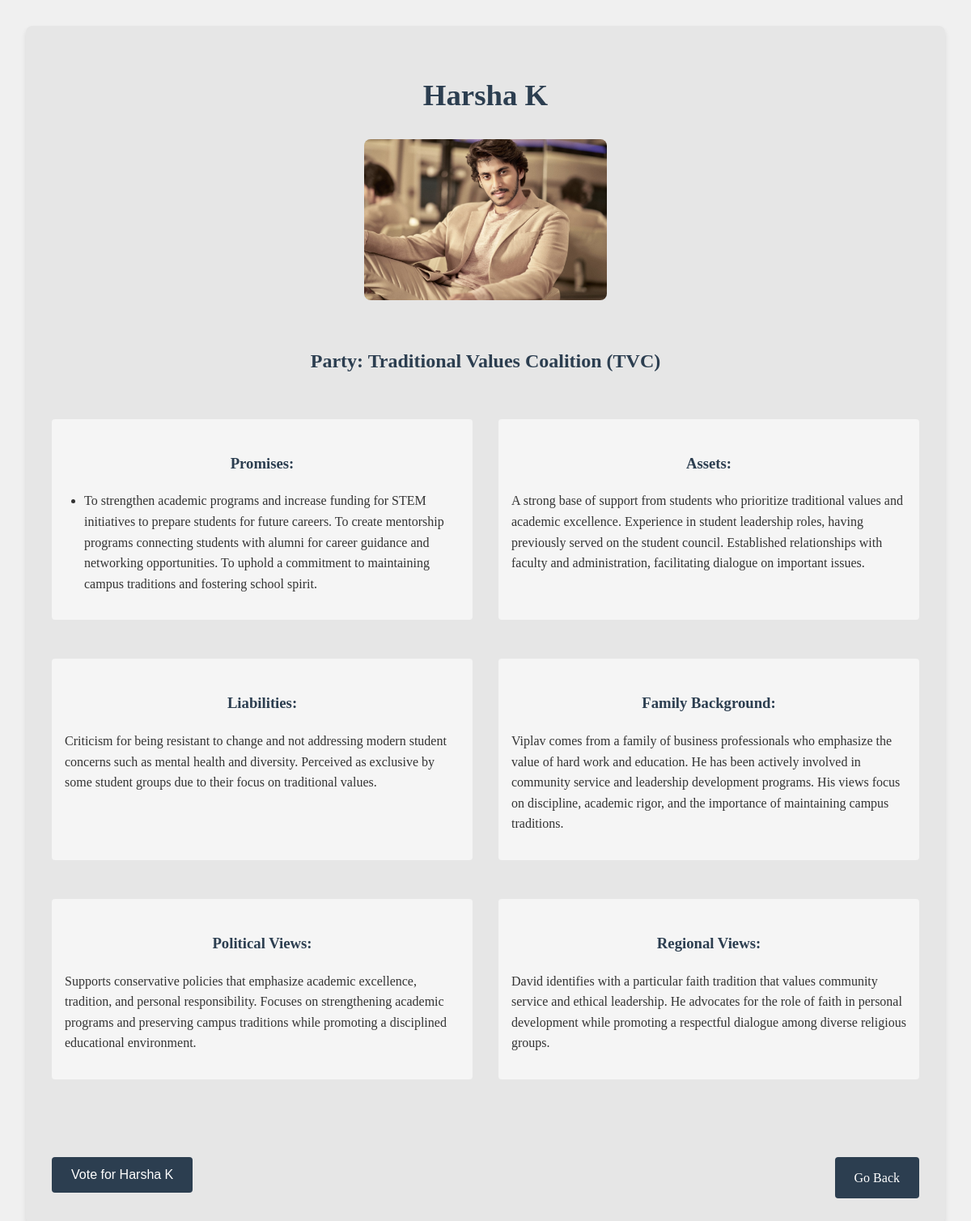
/candidate/2 (signed in), run on the app's committed database.
### tables this page shows
CREATE TABLE candidates (
                                    id integer PRIMARY KEY,
                                    name text NOT NULL,
                                    party text NOT NULL,
                                    photo_url text NOT NULL,
                                    promises text NOT NULL,
                                    assets text NOT NULL,
                                    liabilities text NOT NULL,
                                    background text NOT NULL,
                                    political_views text NOT NULL,
                                    regional_views text NOT NULL
                                );

### app.py (the view)
@app.route('/candidate/<int:candidate_id>')
def candidate_detail(candidate_id):
    if 'user_id' not in session:
        return redirect(url_for('login'))
    conn = create_connection()
    cur = conn.cursor()
    cur.execute("SELECT * FROM candidates WHERE id = ?", (candidate_id,))
    candidate = cur.fetchone()
    conn.close()
    return render_template('candidate_detail.html', candidate=candidate)

### database.py (called while the page is built)
def create_connection():
    conn = None
    try:
        db_path = os.path.abspath(os.path.join(os.path.dirname(__file__), 'database', 'voting_system.db'))
        os.makedirs(os.path.dirname(db_path), exist_ok=True)
        print(f"Attempting to connect to database at: {db_path}")  # Debug print
        conn = sqlite3.connect(db_path)
        print(f"Successfully connected to the database at {db_path}")
        return conn
    except Error as e:
        print(f"Error connecting to the database: {e}")
        print(f"Current working directory: {os.getcwd()}")  # Debug print
        print(f"Directory contents: {os.listdir()}")  # Debug print
    return conn

### templates/candidate_detail.html (shortened to what this page needs)
<!DOCTYPE html>
<html lang="en">
<head>
</head>
<body>
    <div class="container">
        <h1>{{ candidate[1] }}</h1>
        <div class="candidate-detail">
            <img src="{{ url_for('static', filename='images/candidate_photos/' + candidate[3]) }}" alt="{{ candidate[1] }}">
            <h2>Party: {{ candidate[2] }}</h2>
            <div class="info-section">
                <h3>Promises:</h3>
                <ul>
                    {% for promise in candidate[4].split('\n') %}
                    <li>{{ promise }}</li>
                    {% endfor %}
                </ul>
            </div>
            <div class="info-section">
                <h3>Assets:</h3>
                <p>{{ candidate[5] }}</p>
            </div>
            <div class="info-section">
                <h3>Liabilities:</h3>
                <p>{{ candidate[6] }}</p>
            </div>
            <div class="info-section">
                <h3>Family Background:</h3>
                <p>{{ candidate[7] }}</p>
            </div>
            <div class="info-section">
                <h3>Political Views:</h3>
                <p>{{ candidate[8] }}</p>
            </div>
            <div class="info-section">
                <h3>Regional Views:</h3>
                <p>{{ candidate[9] }}</p>
            </div>
            <div class="button-container">
                <form action="{{ url_for('vote', candidate_id=candidate[0]) }}" method="POST">
                    <button type="submit" class="button">Vote for {{ candidate[1] }}</button>
                </form>
                <a href="{{ url_for('dashboard') }}" class="button">Go Back</a>
            </div>
        </div>
    </div>
</body>
</html>

### templates/candidate_detail.html (style rules this page uses)
body { font-family: 'Georgia', serif; line-height: 1.6; color: #333; margin: 0; padding: 0; min-height: 100vh; background-color: #f0f0f0; display: flex; justify-content: center; align-items: center; }
.container { max-width: 1200px; width: 90%; margin: 2rem; padding: 2rem; background-color: #e6e6e6; border-radius: 8px; box-shadow: 0 4px 6px rgba(0, 0, 0, 0.1); }
h1 { font-size: 2.3rem; margin-bottom: 1.5rem; color: #2c3e50; text-align: center; }
.candidate-detail { display: grid; gap: 2rem; grid-template-columns: 1fr 1fr; }
.candidate-detail img { width: 100%; max-width: 300px; height: auto; border-radius: 8px; margin: 0 auto; display: block; grid-column: 1 / -1; }
h2, h3 { color: #2c3e50; margin-top: 1.5rem; text-align: center; grid-column: 1 / -1; }
ul { padding-left: 1.5rem; }
.info-section { background-color: #f5f5f5; padding: 1rem; border-radius: 4px; margin-bottom: 1rem; transition: background-color 0.3s ease; }
.button { display: inline-block; padding: 0.8rem 1.5rem; margin-top: 1rem; background-color: #2c3e50; color: #fff; text-decoration: none; border-radius: 4px; transition: background-color 0.3s ease; border: none; cursor: pointer; font-size: 1rem; }
.button-container { display: flex; justify-content: space-between; margin-top: 2rem; grid-column: 1 / -1; }

### data on the page
candidates: name "Harsha K", photo_url (picture), party "Traditional Values Coalition (TVC)", promises "To strengthen academic programs and increase funding for STEM initiatives to prepare students for future careers. To create mentorship programs connecting students with alumni for career guidance and networking opportunities. To uphold a commitment to maintaining campus traditions and fostering school spirit.", assets "A strong base of support from students who prioritize traditional values and academic excellence. Experience in student leadership roles, having previously served on the student council. Established relationships with faculty and administration, facilitating dialogue on important issues.", liabilities "Criticism for being resistant to change and not addressing modern student concerns such as mental health and diversity. Perceived as exclusive by some student groups due to their focus on traditional values.", background "Viplav comes from a family of business professionals who emphasize the value of hard work and education. He has been actively involved in community service and leadership development programs. His views focus on discipline, academic rigor, and the importance of maintaining campus traditions.", political_views "Supports conservative policies that emphasize academic excellence, tradition, and personal responsibility. Focuses on strengthening academic programs and preserving campus traditions while promoting a disciplined educational environment.", regional_views "David identifies with a particular faith tradition that values community service and ethical leadership. He advocates for the role of faith in personal development while promoting a respectful dialogue among diverse religious groups."
